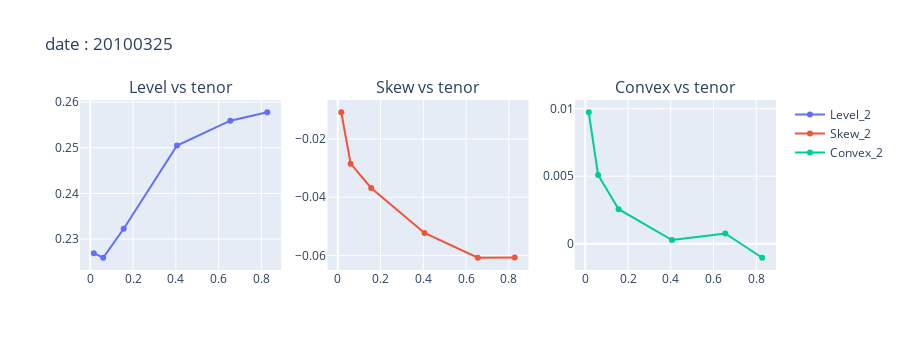

The code cell stored with this chart in its notebook:
### Code cell
plot_params_vs_tenor("20100325")

### Figure 1 — Plotly figure (JSON) as saved in the notebook; plotly's stock layout.template omitted (floating-point values rounded to 4 significant figures)
{"data": [{"mode": "markers+lines", "name": "Level_2", "type": "scatter", "x": [0.01644, 0.06027, 0.1562, 0.4055, 0.6548, 0.8274], "xaxis": "x", "y": [0.2269, 0.2259, 0.2323, 0.2505, 0.2559, 0.2578], "yaxis": "y"}, {"mode": "markers+lines", "name": "Skew_2", "type": "scatter", "x": [0.01644, 0.06027, 0.1562, 0.4055, 0.6548, 0.8274], "xaxis": "x2", "y": [-0.01087, -0.0285, -0.03682, -0.05227, -0.06076, -0.06068], "yaxis": "y2"}, {"mode": "markers+lines", "name": "Convex_2", "type": "scatter", "x": [0.01644, 0.06027, 0.1562, 0.4055, 0.6548, 0.8274], "xaxis": "x3", "y": [0.009725, 0.005083, 0.00256, 0.0002746, 0.0007612, -0.001033], "yaxis": "y3"}], "layout": {"annotations": [{"font": {"size": 16}, "showarrow": false, "text": "Level vs tenor", "x": 0.1444, "xanchor": "center", "xref": "paper", "y": 1, "yanchor": "bottom", "yref": "paper"}, {"font": {"size": 16}, "showarrow": false, "text": "Skew vs tenor", "x": 0.5, "xanchor": "center", "xref": "paper", "y": 1, "yanchor": "bottom", "yref": "paper"}, {"font": {"size": 16}, "showarrow": false, "text": "Convex vs tenor", "x": 0.8556, "xanchor": "center", "xref": "paper", "y": 1, "yanchor": "bottom", "yref": "paper"}], "height": 350, "title": {"text": "date : 20100325"}, "xaxis": {"anchor": "y", "domain": [0, 0.2889]}, "xaxis2": {"anchor": "y2", "domain": [0.3556, 0.6444]}, "xaxis3": {"anchor": "y3", "domain": [0.7111, 1]}, "yaxis": {"anchor": "x", "domain": [0, 1]}, "yaxis2": {"anchor": "x2", "domain": [0, 1]}, "yaxis3": {"anchor": "x3", "domain": [0, 1]}}}
